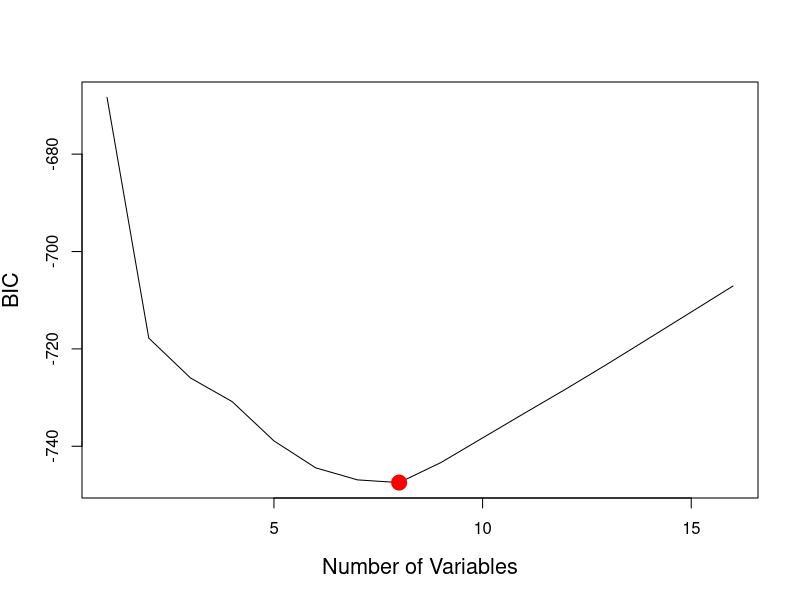
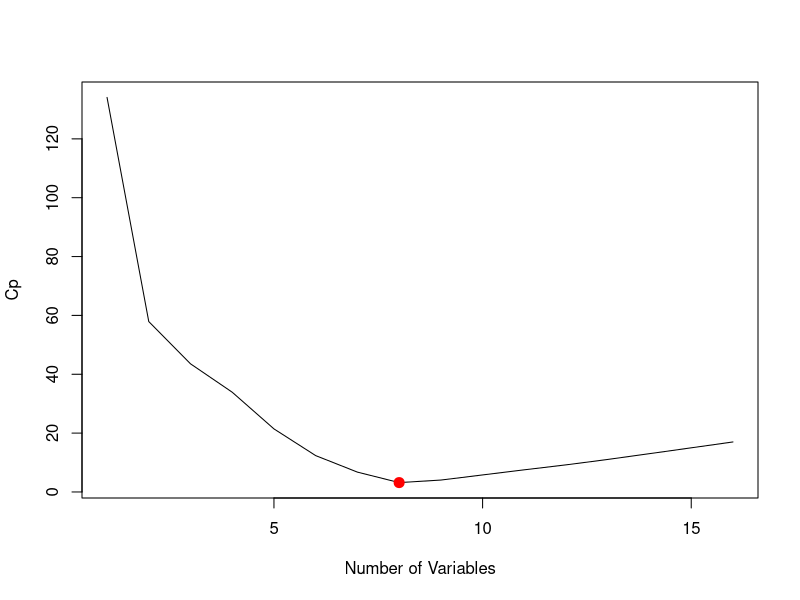
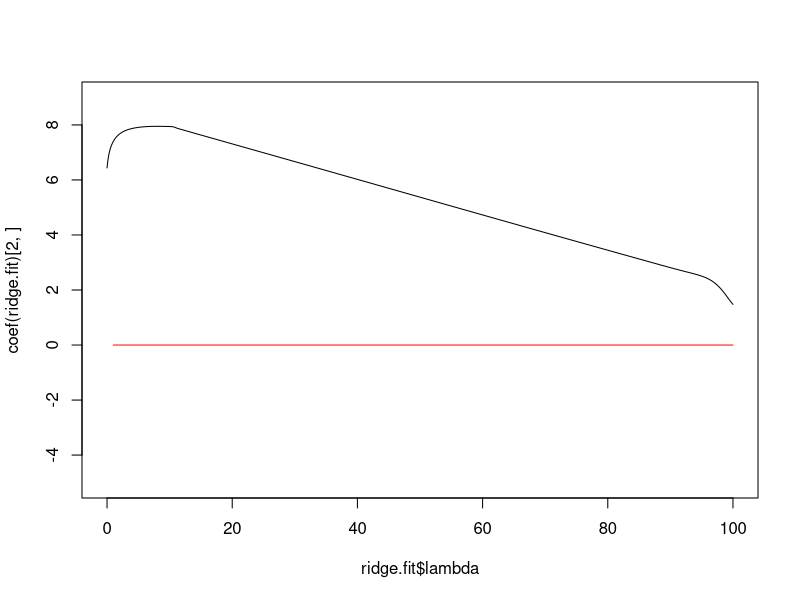
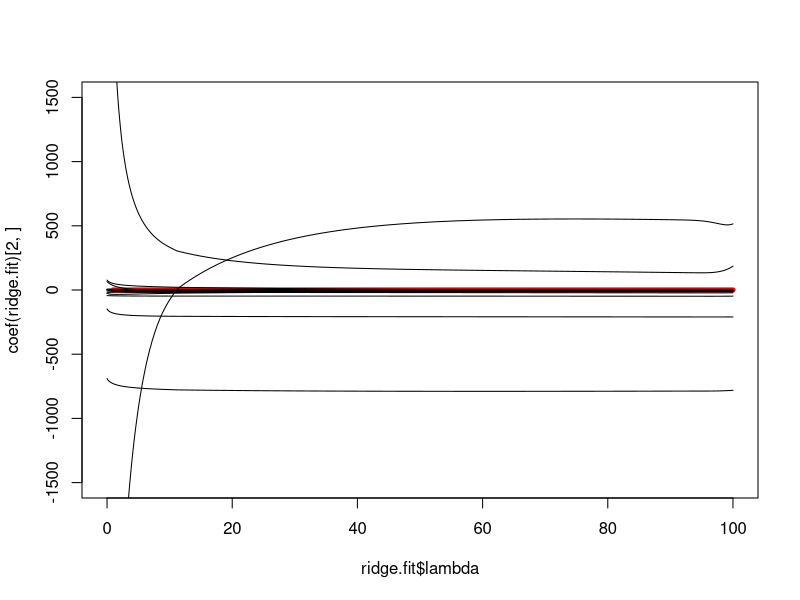
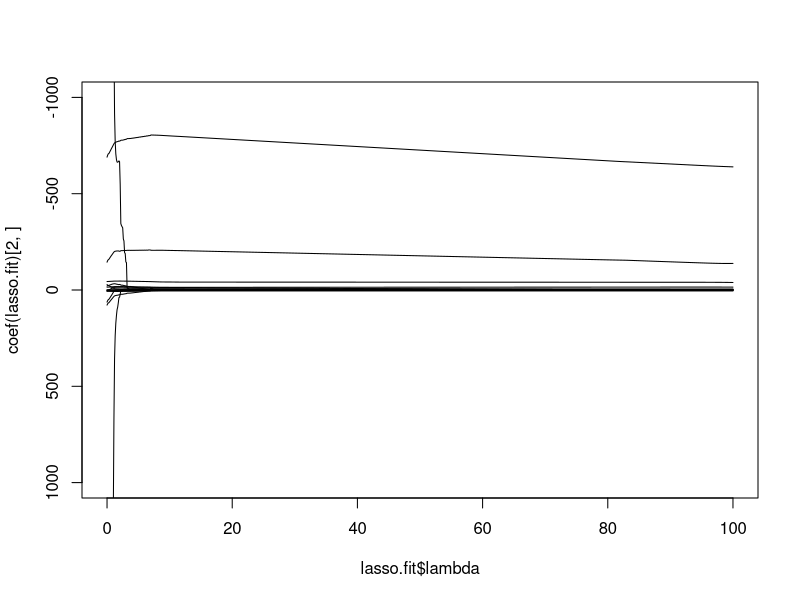

The R script that drew these images, in order:
###############################################################################
##       R LECTURE 8: Linear Model Selection and Regularization 		      	 ##
##            	 Quantitative Analysis - 2023 Spring  5/08   		     	    	 ##
###############################################################################
#
#
###############################################################################
##                                Author		                                 ##
##            	            ??????翰 Spencer Wang   		     	                 ##
###############################################################################


rm(list = ls(all = T))

####################################################################
# Section 1: Subset Selection Methods                              #
####################################################################

Theft <- read.csv("./lecture/theft.csv")
Theft
ncol(Theft) # There are 16 regressers and 1 response.
nrow(Theft) # There are 209 samples.

#########################
# Best Subset Selection #
#########################

library(leaps)
best.fit <- regsubsets(theft ~ ., Theft, nvmax = 16) # "nvmax" is the maximum size of subsets we wish to examine
summary.fit <- summary(best.fit)
summary.fit # Note that the "*" represents which variable is chosen in which model.
# For example, for the "best one variable" model, the model chooses "non_workforce".

plot(summary.fit$bic, xlab = "Number of Variables", ylab = "BIC", type = "l", cex.lab = 1.3)
a <- which.min(summary.fit$bic)
points(a, summary.fit$bic[a], col = "red", cex = 3, pch = 20)
which.min(summary.fit$bic) # As we can see, the smallest BIC corresponds to the model with 8 variables.

plot(summary.fit$cp, xlab = "Number of Variables", ylab = "Cp", type = "l")
b <- which.min(summary.fit$cp)
points(b, summary.fit$cp[b], col = "red", cex = 2, pch = 20)
which.min(summary.fit$cp) # The smallest Cp also corresponds to the model with 8 variables.

coef(best.fit, 8) # Here's the best model and its chosen coefficients.


###########################################
# Forward and Backward Stepwise Selection #
###########################################

forward.fit <- regsubsets(theft ~ ., Theft, nvmax = 16, method = "forward") # The codes are the same, except we now pass-in the code "method = "forward" "
summary(forward.fit)
which.min(summary(forward.fit)$bic) # Forward stepwise picks the model with 9 variables
coef(forward.fit, 9) # Forward method selects "unemploy_ppl" in the 5th round, which is not selected by other methods.

backward.fit <- regsubsets(theft ~ ., Theft, nvmax = 16, method = "backward")
summary(backward.fit)
which.min(summary(backward.fit)$bic)
coef(backward.fit, 8) # Note taht it's exactly the same as best subset.





####################################################################
# Section 2: Ridge Regression and LASSO                            #
####################################################################

rm(list = ls(all = T))
Theft <- read.csv("./lecture/theft.csv")

X <- model.matrix(theft ~ ., Theft)[, -1] # design matrix without intercept.
Y <- Theft$theft
library(glmnet)


####################
# Ridge Regression #
####################
grid <- seq(0, 100, length = 1000)

ridge.fit <- glmnet(X, Y, alpha = 0, lambda = grid) # "alpha" = 0 for ridge regression, =1 for Lasso
# Since the "lambda" is specified, so the code search for the optimal lambda in "grid"

dim(coef(ridge.fit)) # Each column contains the estimated coefficeint for 100 different lambda values chosen by computer.
ridge.fit$lambda[1] # The first lambda used is 100
ridge.fit$lambda[999] # The 999th lambda used is 0.1001001

coef(ridge.fit)[, 1] # This corresponds to lambda = 100, which yields small coefficients.
coef(ridge.fit)[, 999] # This corresponds to lambda = 0.1001001, which yields bigger coefficients.

## coeffiecent plot
plot(ridge.fit$lambda, coef(ridge.fit)[2, ], type = "l", ylim = c(-5, 9), xlim = c(0, 100)) # This is the plot of the coefficient of the first variable (beta_1) against different lambda.
# Note that "coef(ridge.fit)[1,]" corresponds to the coefficient of intercept, which we don't care.
lines(rep(0, 100), col = "red")

plot(ridge.fit$lambda, coef(ridge.fit)[2, ], type = "l", ylim = c(-1500, 1500), xlim = c(0, 100))
lines(rep(0, 100), col = "red", lw = 5)
for (i in 3:17) {
  lines(ridge.fit$lambda, coef(ridge.fit)[i, ])
} # Here we plot the rest of the betas.

## predict for specific lambda ex. lambda=50
predict(ridge.fit, s = 50, type = "coefficients")


## Choosing the optimal lambda with k-fold CV
set.seed(45)
ridge.kfold <- cv.glmnet(X, Y, alpha = 0, nfolds = 10, lambda = grid)
best.s <- ridge.kfold$lambda.min
best.s

## Fitted values for the optimal lambda
predict(ridge.fit, type = "coefficients", s = best.s) # Fitted values for optimal lambda.

#########
# LASSO #
#########
grid <- seq(0, 100, length = 1000)

lasso.fit <- glmnet(X, Y, alpha = 1, lambda = grid) # "alpha" = 0 for ridge regression, =1 for Lasso

dim(coef(lasso.fit)) # Each column contains the estimated coefficeint for 67 different lambda values chosen by computer.
lasso.fit$lambda[1] # The first lambda used is 100
lasso.fit$lambda[999] # The 999th lambda used is 0.1001001

coef(lasso.fit)[, 1] # This corresponds to lambda = 100, which forces 8 variables to be zero
coef(lasso.fit)[, 999] # This corresponds to lambda = 0.1001001

## coeffiecent plot
plot(lasso.fit$lambda, coef(lasso.fit)[2, ], type = "l", ylim = c(1000, -1000))
for (i in 3:17) {
  lines(lasso.fit$lambda, coef(lasso.fit)[i, ])
}
##

## Choosing the optimal lambda with k-fold CV
set.seed(45)
lasso.kfold <- cv.glmnet(X, Y, alpha = 1, nfolds = 10, lambda = grid)
best.s <- lasso.kfold$lambda.min
best.s

## Fitted values for the optimal lambda
predict(lasso.fit, type = "coefficients", s = best.s)
